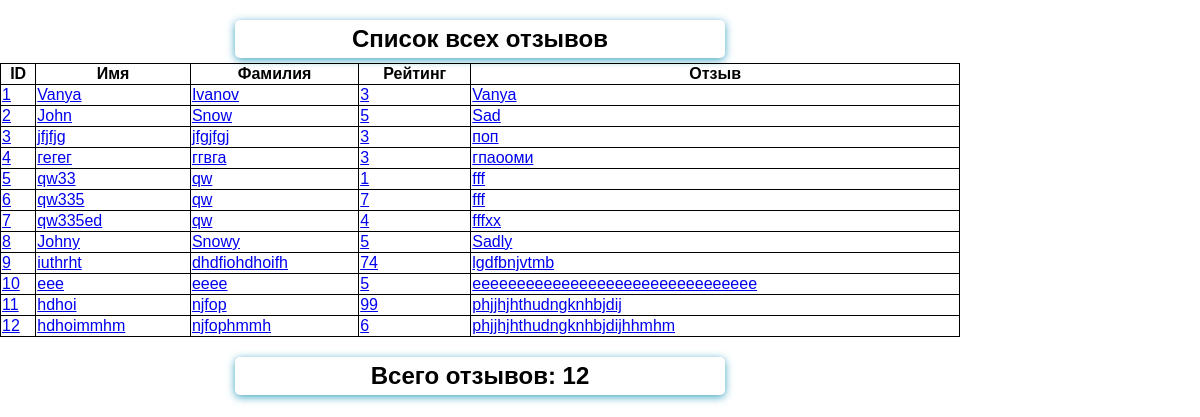
/list, run on an earlier commit of the app's database.
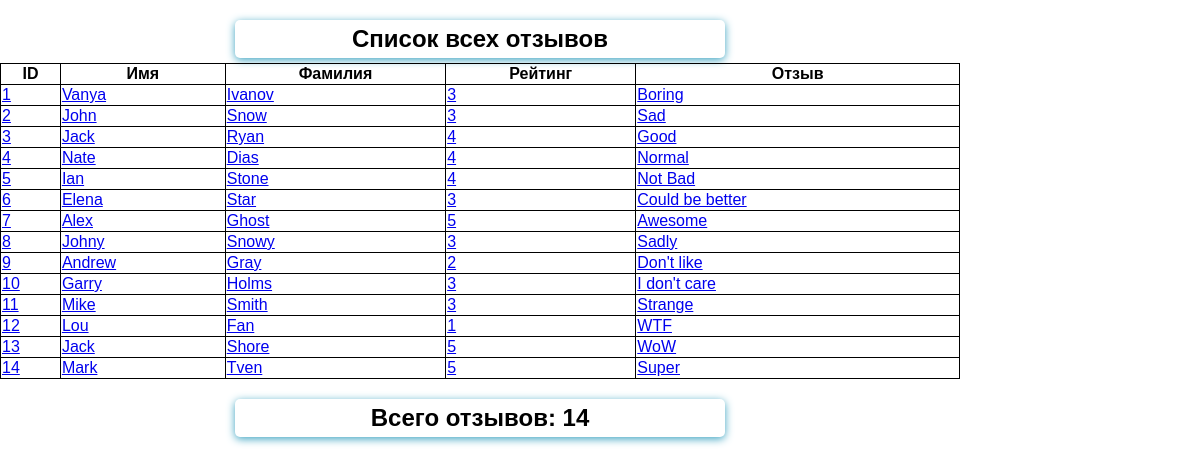
And on a later commit of the database.
### feedback/models.py (models this page shows)
class Feedback(models.Model):
    name = models.CharField(max_length=40, validators=[MinLengthValidator(2)])
    surname = models.CharField(max_length=60, validators=[MinLengthValidator(2)])
    feedback = models.TextField()
    rating = models.PositiveIntegerField()
    def get_url(self):
        return reverse('feedback_detail', args=[self.id])

### feedback/views.py (the view)
# urls.py: path('list', ListFeedBack.as_view()),
class ListFeedBack(ListView):
    template_name = 'feedback/list_feedback.html'
    model = Feedback
    context_object_name = 'feedbacks'
    def get_queryset(self):
        queryset = super().get_queryset()
        return queryset

### feedback/templates/feedback/list_feedback.html (shortened to what this page needs)
{% extends 'feedback/base.html' %}
{% block content %}
<table>
    <caption><h2>Список всех отзывов </h2></caption>
    <thead>
    <tr>
        <th>ID</th>
        <th>Имя</th>
        <th>Фамилия</th>
        <th>Рейтинг</th>
        <th>Отзыв</th>
    </tr>
    </thead>
    <tbody>
    {% for feedback in feedbacks %}
    <tr>
        <td><a href="{{ feedback.get_url }}">{{feedback.pk}}</a></td>
        <td><a href="{{ feedback.get_url }}">{{feedback.name}}</a></td>
        <td><a href="{{ feedback.get_url }}">{{feedback.surname}}</a></td>
        <td><a href="{{ feedback.get_url }}">{{feedback.rating}}</a></td>
        <td><a href="{{ feedback.get_url }}">{{feedback.feedback}}</a></td>
    </tr>
    {% endfor %}
    </tbody>
</table>
<table>
    <caption><h2>Всего отзывов: {{feedbacks|length}} </h2></caption>
</table>
{% endblock %}

### feedback/templates/feedback/base.html (shortened to what this page needs)
{% load static %}
<!DOCTYPE html>
<html lang="en">
<head>
    <link rel="stylesheet" href=" {% static 'feedback/forms.css' %}">
</head>
<body>
{% block content %} {% endblock %}
</body>
</html>

### feedback/static/feedback/forms.css (style rules this page uses)
body { margin: 0; font-family: Sans-Serif; }
h2 { width:50%; margin: 20px auto 5px; text-align: center; padding: 5px; border-radius: 5px; box-shadow: 0 2px 8px #3ca3c1; }
th, td { border: 1px solid black; }
table { width: 80%; border-collapse: collapse; }

What changed in the data, as far as the page shows it:
changed Feedback "Vanya": feedback "Vanya" → "Boring"
changed Feedback "John": rating "5" → "3"
changed Feedback id 3: name "jfjfjg" → "Jack"; surname "jfgjfgj" → "Ryan"; rating "3" → "4"; feedback "поп" → "Good"
changed Feedback id 4: name "гегег" → "Nate"; surname "ггвга" → "Dias"; rating "3" → "4"; feedback "гпаооми" → "Normal"
changed Feedback id 5: name "qw33" → "Ian"; surname "qw" → "Stone"; rating "1" → "4"; feedback "fff" → "Not Bad"
changed Feedback id 6: name "qw335" → "Elena"; surname "qw" → "Star"; rating "7" → "3"; feedback "fff" → "Could be better"
changed Feedback id 7: name "qw335ed" → "Alex"; surname "qw" → "Ghost"; rating "4" → "5"; feedback "fffxx" → "Awesome"
changed Feedback "Johny": rating "5" → "3"
changed Feedback id 9: name "iuthrht" → "Andrew"; surname "dhdfiohdhoifh" → "Gray"; rating "74" → "2"; feedback "lgdfbnjvtmb" → "Don't like"
changed Feedback id 10: name "eee" → "Garry"; surname "eeee" → "Holms"; rating "5" → "3"; feedback "eeeeeeeeeeeeeeeeeeeeeeeeeeeeeeee" → "I don't care"
changed Feedback id 11: name "hdhoi" → "Mike"; surname "njfop" → "Smith"; rating "99" → "3"; feedback "phjjhjhthudngknhbjdij" → "Strange"
changed Feedback id 12: name "hdhoimmhm" → "Lou"; surname "njfophmmh" → "Fan"; rating "6" → "1"; feedback "phjjhjhthudngknhbjdijhhmhm" → "WTF"
added Feedback: pk "13", name "Jack", surname "Shore", rating "5", feedback "WoW"
added Feedback: pk "14", name "Mark", surname "Tven", rating "5", feedback "Super"
Also different on the page:
{{ feedbacks|length }}: "12" → "14"
